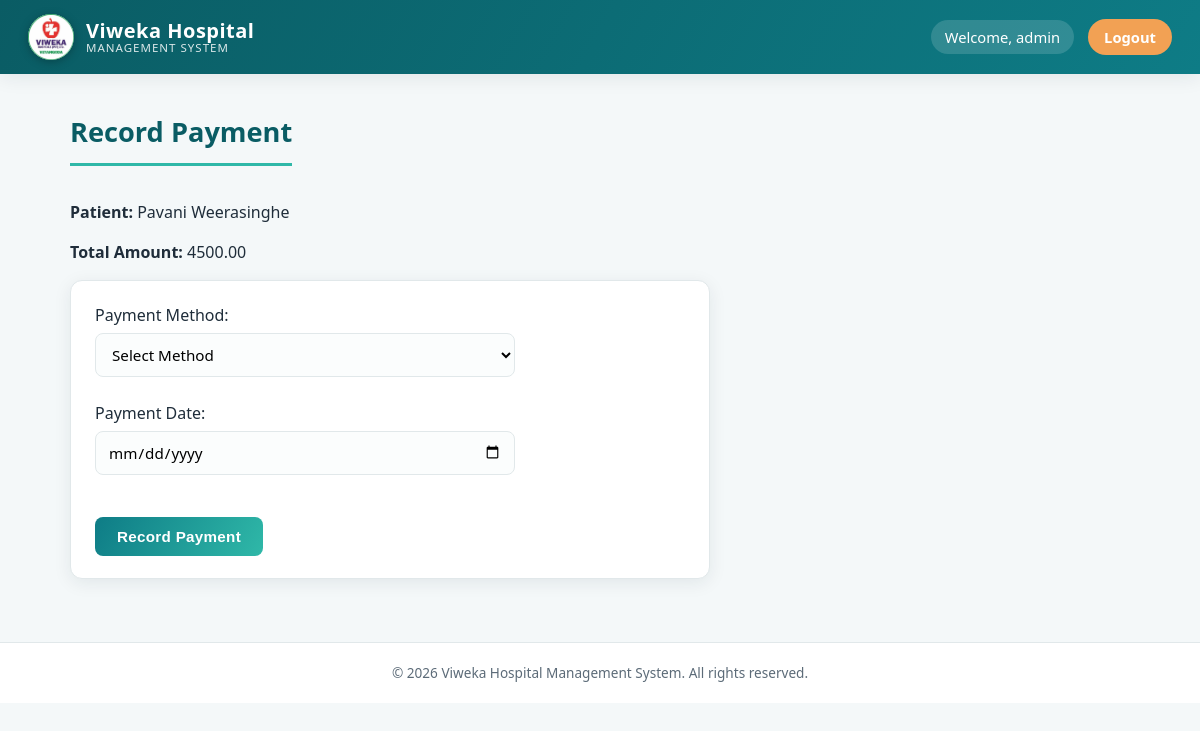
Page /record_payment.php?id=1 (signed in) on the committed database.
### tables this page shows
CREATE TABLE `billing` (
  `bill_id` int(11) NOT NULL,
  `patient_id` int(11) NOT NULL,
  `bill_date` date NOT NULL,
  `consultation_charge` decimal(10,2) DEFAULT 0.00,
  `laboratory_charge` decimal(10,2) DEFAULT 0.00,
  `pharmacy_charge` decimal(10,2) DEFAULT 0.00,
  `admission_charge` decimal(10,2) DEFAULT 0.00,
  `total_amount` decimal(10,2) DEFAULT 0.00,
  `payment_status` varchar(30) DEFAULT 'Pending',
  `payment_method` varchar(50) DEFAULT NULL,
  `payment_date` date DEFAULT NULL
);

CREATE TABLE `patients` (
  `patient_id` int(11) NOT NULL,
  `first_name` varchar(100) NOT NULL,
  `last_name` varchar(100) NOT NULL,
  `dob` date DEFAULT NULL,
  `gender` varchar(20) DEFAULT NULL,
  `phone` varchar(20) DEFAULT NULL,
  `email` varchar(100) DEFAULT NULL,
  `address` text DEFAULT NULL,
  `blood_group` varchar(10) DEFAULT NULL,
  `created_at` timestamp NOT NULL DEFAULT current_timestamp()
);

### record_payment.php (the view, shortened to what this page needs)
<?php
include "db.php";
$id = $_GET['id'];
$sql = "SELECT
            billing.*,
            patients.first_name,
            patients.last_name
        FROM billing
        INNER JOIN patients
        ON billing.patient_id = patients.patient_id
        WHERE billing.bill_id = $id";
$result = $conn->query($sql);
$bill = $result->fetch_assoc();
?>
<!DOCTYPE html>
<html>
<head>
    <link rel="stylesheet" href="css/style.css">
</head>
<body>
<?php include __DIR__ . '/includes/header.php'; ?>
<main class="page-wrapper">
<h1>Record Payment</h1>
<p>
    <strong>Patient:</strong>
    <?php
    echo $bill['first_name']
       . " "
       . $bill['last_name'];
    ?>
</p>
<p>
    <strong>Total Amount:</strong>
    <?php echo $bill['total_amount']; ?>
</p>
<form action="save_payment.php" method="POST">
    Payment Method:<br>
    <select name="payment_method" required>
        <option value="">
            Select Method
        </option>
    </select>
    <br><br>
    Payment Date:<br>
    <input
        type="date"
        name="payment_date"
        required
    >
    <br><br>
    <button type="submit">
        Record Payment
    </button>
</form>
</main>
<?php include __DIR__ . '/includes/footer.php'; ?>
</body>
</html>

### css/style.css (style rules this page uses)
:root { --primary: #0e7c86; --primary-dark: #0a5c64; --primary-light: #e6f5f6; --accent: #2fb8a8; --accent-2: #f2a154; --success: #1f9d55; --success-bg: #e8f8ee; --danger: #d64545; --danger-bg: #fdecec; --text-dark: #1f2d3a; --text-muted: #5c6b78; --bg: #f4f8f9; --card-bg: #ffffff; --border: #e1e8ea; --radius: 12px; --shadow: 0 4px 18px rgba(16, 42, 47, 0.08); --shadow-lg: 0 12px 32px rgba(16, 42, 47, 0.14); --font: 'Segoe UI', 'Poppins', Arial, sans-serif; }
* { box-sizing: border-box; }
html, body { margin: 0; padding: 0; font-family: var(--font); background: var(--bg); color: var(--text-dark); line-height: 1.5; }
.page-wrapper { max-width: 1100px; margin: 28px auto 60px; padding: 0 20px; min-height: 60vh; }
h1 { color: var(--primary-dark); font-size: 1.7rem; margin: 10px 0 18px; border-bottom: 3px solid var(--accent); padding-bottom: 10px; display: inline-block; }
.card, form, table { background: var(--card-bg); border-radius: var(--radius); box-shadow: var(--shadow); }
form { padding: 22px 24px; margin: 14px 0 22px; border: 1px solid var(--border); max-width: 640px; }
input, select, textarea { width: 100%; max-width: 420px; padding: 10px 12px; margin-top: 6px; border: 1px solid var(--border); border-radius: 8px; font-size: 0.95rem; font-family: inherit; background: #fbfdfd; transition: border-color 0.15s ease, box-shadow 0.15s ease; }
button, input[type=submit], .btn { display: inline-block; margin-top: 18px; padding: 11px 22px; background: linear-gradient(120deg, var(--primary), var(--accent)); color: #fff; border: none; border-radius: 8px; font-size: 0.95rem; font-weight: 700; letter-spacing: 0.3px; cursor: pointer; transition: transform 0.15s ease, box-shadow 0.15s ease; text-decoration: none; }

### rows in the picture
billing: patient.first_name "Pavani", patient.last_name "Weerasinghe", total_amount "4500.00"

### other values in the picture
$__viweka_username "admin"
